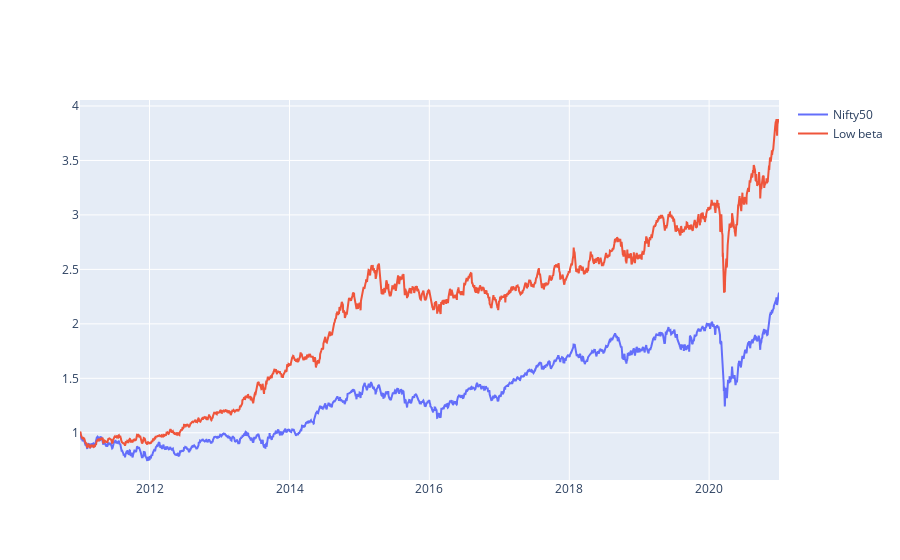

The notebook cell saved with this chart:
### Code cell
import plotly.graph_objects as go
fig = go.Figure()
fig.add_trace(go.Scatter(x= nifty_return.index, y= nifty_return["cum return"],
                    mode='lines',
                    name='Nifty50'))
fig.add_trace(go.Scatter(x= portfolio_return.index, y=portfolio_return["cum return"],
                    mode='lines',
                    name='Low beta'))

fig.show()

### Figure 1 — Plotly figure (JSON) as saved in the notebook; plotly's stock layout.template omitted (floating-point values rounded to 4 significant figures; data arrays with more than 128 entries replaced by an {"elided": "..."} marker saying what was removed)
{"data": [{"mode": "lines", "name": "Nifty50", "type": "scatter", "x": {"elided": "2478 str values"}, "y": {"elided": "2478 float values"}}, {"mode": "lines", "name": "Low beta", "type": "scatter", "x": {"elided": "2478 str values"}, "y": {"elided": "2478 float values"}}], "layout": {}}
